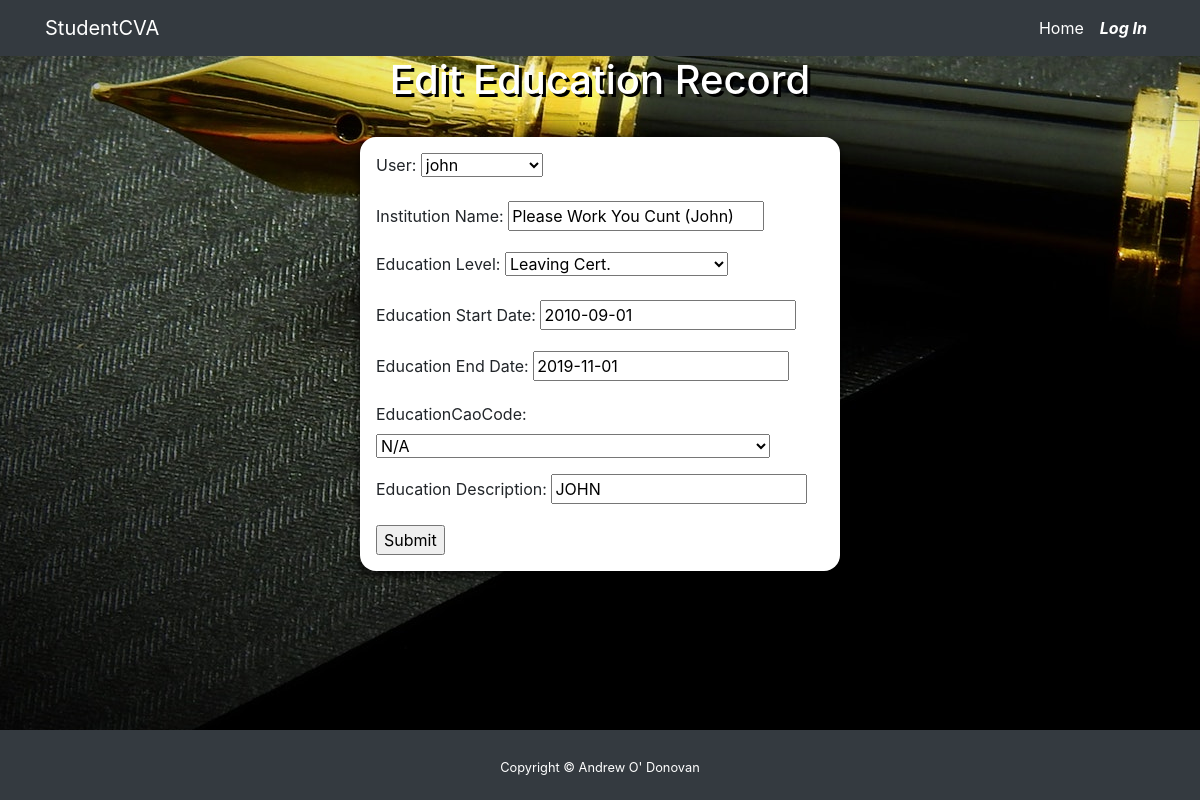
/education/edit/7, run on the app's committed database.
### pages/models.py (models this page shows, shortened)
class Education(models.Model):
    user = models.ForeignKey(CustomUser, on_delete=models.CASCADE)
    EducationInstitutionName = models.CharField(verbose_name=_('Institution Name'), max_length=100, default=None)
    EducationLevel = models.CharField(verbose_name=_('Education Level'), choices=EDUCATIONLEVEL, max_length=100, default=None)
    EducationStartDate = models.DateField(verbose_name=_('Education Start Date'), default=None)
    EducationEndDate = models.DateField(verbose_name=_('Education End Date'), default=None)
    EducationCaoCode = models.CharField(choices=CAO_CODE, max_length=100, default=None)
    EducationDesc = models.CharField(verbose_name=_('Education Description'), max_length=250, default=None)

### education/views.py (the view)
# urls.py: path('edit/<int:pk>', views.EducationUpdate.as_view(), name='Education_edit'),
class EducationUpdate(UpdateView):
    model = Education
    fields = ['user', 'EducationInstitutionName', 'EducationLevel', 'EducationStartDate', 'EducationEndDate',
              'EducationCaoCode', 'EducationDesc']
    success_url = reverse_lazy('Education_list')

### templates/pages/Education_form.html (shortened to what this page needs)
{% extends 'base.html' %}
{% block content %}
<div class="CvContent">
    <h1 class="text-center cv-h1">Edit Education Record</h1>
    <hr />
    <div class="CvTable">
        <form method="post">{% csrf_token %}
            {{ form.as_p }}
            <input type="submit" value="Submit" />
        </form>
    </div>
<br>
</div>
{% endblock %}

### data on the page
Education: user "john", EducationInstitutionName "Please Work You Cunt (John)", EducationLevel "Leaving Cert.", EducationStartDate "2010-09-01", EducationEndDate "2019-11-01", EducationCaoCode "N/A", EducationDesc "JOHN"
